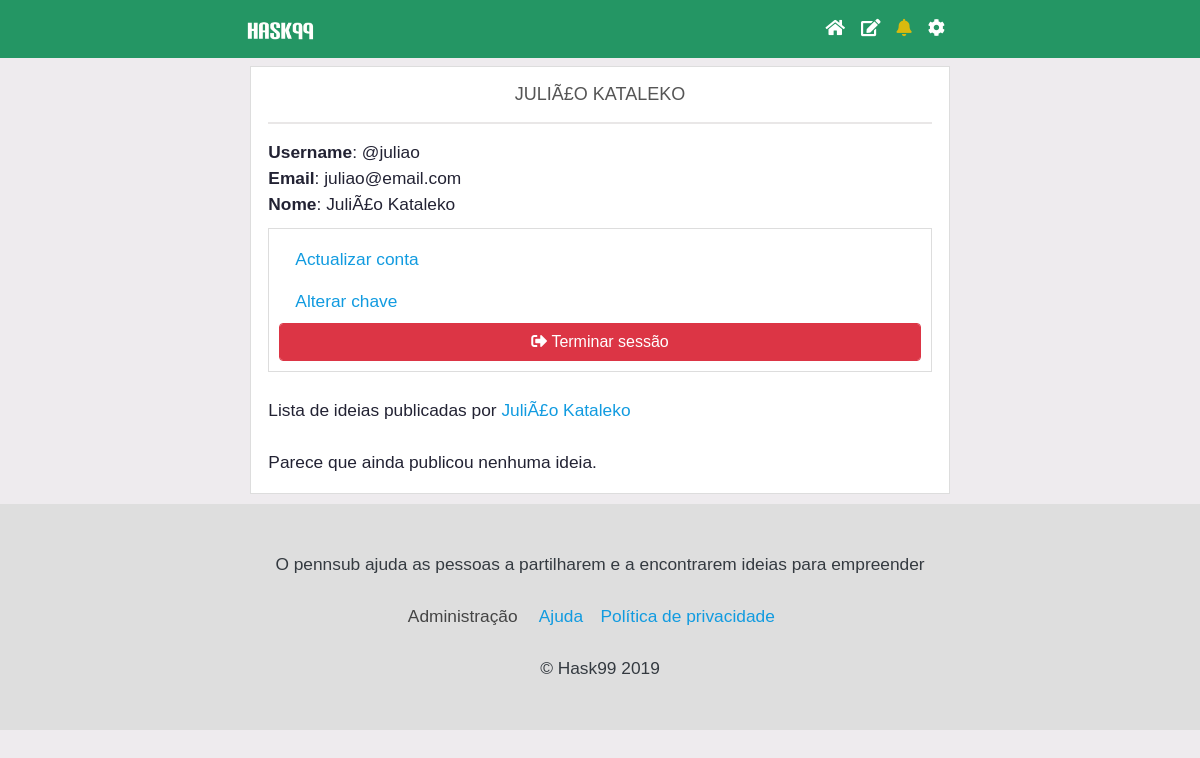
The app's page /profile?user=juliao (signed in) with its own data.
### tables this page shows
CREATE TABLE `table_users` (
  `user_id` int(11) NOT NULL,
  `username` varchar(20) NOT NULL,
  `email` varchar(70) NOT NULL,
  `name` varchar(50) NOT NULL,
  `password` varchar(64) NOT NULL,
  `salt` varchar(32) NOT NULL,
  `joined` datetime NOT NULL DEFAULT CURRENT_TIMESTAMP,
  `grupo` int(11) DEFAULT '1',
  `active` int(11) DEFAULT '0',
  `confirmation_code` varchar(4) DEFAULT NULL
);

### classes/Input.php (called while the page is built, shortened)
<?php
class Input {
	public static function get($item){
		if(isset($_POST[$item])) {
			return $_POST[$item];
		}else if(isset($_GET[$item])) {
			return $_GET[$item];
		}
		return '';
	}
}

### classes/DB.php (called while the page is built, shortened)
<?php
class DB {
	private static $_instance = null;
	private $_pdo, $_query, $_error = false,
	$_results, $_count = 0;
	private function DB(){
		try {
			$this->_pdo = new PDO('mysql:host=' . Config::get('mysql/host') .
			';dbname=' . Config::get('mysql/db'),
			Config::get('mysql/username'), Config::get('mysql/password'), [
       PDO::ATTR_EMULATE_PREPARES => false,
       PDO::ATTR_ERRMODE => PDO::ERRMODE_EXCEPTION
     ]);
		}catch(PDOException $e) {
			die($e->getMessage());
		}
	}
	public static function getInstance() {
		if(!isset(self::$_instance)) {
			self::$_instance = new DB();
		}
		return self::$_instance;
	}
	public function query($sql, $params = array()){
		$this->_error = false;
		if($this->_query = $this->_pdo->prepare($sql)){
			$x = 1;
			if(count($params)){
				foreach($params as $param){
					$this->_query->bindValue($x, $param);
					$x++;
				}
				if($this->_query->execute()){
					$this->_results = $this->_query->fetchAll(PDO::FETCH_OBJ);
					$this->_count = $this->_query->rowCount();
				}else{
					$this->_error = true;
				}
			}
		}
		return $this;
	}
	public function action($action, $table, $where = array()){
		if(count($where) === 3){
			$operators = array('=', '>', '<', '>=', '<=', 'like');
			$field		= $where[0];
			$operator	= $where[1];
			$value		= $where[2];
			if(in_array($operator, $operators)){
				$sql = "{$action} FROM {$table} WHERE {$field} {$operator} ?";
				if(!$this->query($sql, array($value))->error()){
					return $this;
				}
			}
		}
		return false;
	}
	public function get($table, $where = null) {
		return $this->action('SELECT *', $table, $where);
	}
	public function count() {
		return $this->_count;
	}
	public function results() {
		return $this->_results;
	}
	public function first() {
		return $this->results()[0];
	}
	public function error(){
		return $this->_error;
	}
}

### classes/Config.php (called while the page is built)
<?php
class Config {
	public static function get($path = null) {
		if($path) {
			$config = $GLOBALS['config'];
			$path = explode('/', $path);
			foreach($path as $bit) {
				if(isset($config[$bit])) {
					$config = $config[$bit];
				}
			}
			return $config;
		}
	}
}

### classes/User.php (called while the page is built, shortened)
<?php
class User {
	private $_db, $_data, $_sessionName,
			$_isLoggedIn,
			$_cookieName;
	public function __construct($user = null) {
		$this->_db = DB::getInstance();
		$this->_sessionName = Config::get('session/session_name');
		if(!$user) {
			if(Session::exists($this->_sessionName)) {
				$user = Session::get($this->_sessionName);
				if($this->find($user)) {
					$this->_isLoggedIn = true;
				}else{
					$this->logout();
				}
			}
		}else {
			$this->find($user);
		}
	}
	public function find($user = null) {
		if($user) {
			$field = (is_numeric($user)) ? 'user_id' : 'username';
			$data = $this->_db->get('table_users', array($field, '=', $user));
			if($data->count()) {
				$this->_data = $data->first();
				return true;
			}
		}
		return false;
	}
	public function exists() {
		return (!empty($this->_data)) ? true : false;
	}
	public function data() {
		return $this->_data;
	}
}

### functions/sanitize.php (called while the page is built)
<?php
function escape($string){
	return htmlentities($string, ENT_QUOTES, 'UTF-8');
}

### classes/Post.php (called while the page is built, shortened)
<?php
class Post {
	public $_db;
	public function __construct($post = null) {
		$this->_db = DB::getInstance();
	}
	public function postsList($table, $where) {
		if(!$this->_db->get($table, $where)) {
			throw new Exception('Algo correu mal ao listar as ideias. tente de novo!');
		}else {
			return $this->_db->results();
		}
	}
}

### profile.php (the view, shortened to what this page needs)
<?php
$user = new User();
?>
<!DOCTYPE html>
<html lang="pt-pt">
<head>
	<link href="includes/assets/vendor/bootstrap/css/bootstrap.min.css" rel="stylesheet">
	<link rel = "stylesheet" type = "text/css" href = "includes/assets/css/home.css" />
</head>
<body>
<div class="content">
<?php
if(!$username = Input::get('user')){
	Redirect::to('index');
}else{
	$userId = new User($username);
?>
<h2><?php echo ucwords(escape($userId->data()->name));?></h2>
<hr/>
<div>
<?php
echo "<b>Username</b>: @". escape($userId->data()->username);
echo "<br/><b>Email</b>: ".escape($userId->data()->email)."";
echo "<div><b>Nome</b>: ". ucwords(escape($userId->data()->name)). " </div>";
if($user->data()->user_id == $userId->data()->user_id) {
?>
<p style="padding:10px; margin-top:10px; border: 1px solid #ddd;">
<a class='nav-link' href='update'>Actualizar conta</a>
<a class='nav-link' href='changepassword'>Alterar chave</a>
<a class='btn form-control btn-danger' href='logout'><i class="fas fa-sign-out-alt"></i> Terminar sessão</a>
</p>
<?php } ?>
</div>
<br/>Lista de ideias publicadas por <?php echo "<a href=''>" . ucwords($userId->data()->name) . "</a>";?><br/><br/>
<?php
$post = new Post();
$where = array('user_id', '=', $userId->data()->user_id);
$posts = $post->postsList('table_posts', $where);
$array = json_decode(json_encode($posts), True);
if($posts) {
$pag = new Pagination();
$data = array_reverse($array);
$numbers = $pag->paginate($data, 5);
$result = $pag->fetchResult();
foreach($result as $postsingle):
	$userPost = new User($postsingle['user_id']);
	$post_id = $postsingle['post_id'];
	?>
		  <div class="row">
			<div class="col-md-12">
			  <div><a href="profile?user=<?php echo $userPost->data()->username;?>">
			  <?php echo $userPost->data()->name; ?></a></div>
			  <p>
			  <?php
			  if(null !== $postsingle['image'] && $postsingle['image'] != "" && file_exists("uploads/" . $postsingle['image'])){
				  echo "<img src='uploads/" . $postsingle['image'] . "'
				  style='display:block; max-width:400px; width:100%;'/>";
			  }
			 $string = $postsingle['idea'];
			  echo convertLink($string);
				?>
			  </p>
			  <p style="font-size:12pt; border:1px solid #ddd; padding:8px;">
			  <?php
		 $user_me = $user->data()->user_id;
		 $likeState = DB::getInstance()->query('select * from table_like where user_id = ? and post_id = ?', array($user_me, $post_id));
		 $likeTotal = DB::getInstance()->query('select * from table_like where
		 post_id = ?', array($post_id));
		 if(!$likeState->count()) {
			echo "<a href='like?id=$post_id>' class='margin-right
			color-green'><i class='far fa-thumbs-up'></i> " .$likeTotal->count(). "</a>
			";
		 }else {
			echo "<a class='margin-right'
			style='color: #f4bb02'><i class='far fa-thumbs-up'>
			</i> " .$likeTotal->count(). "</a>
			";
		 }
		 ?>
			  <a href="like?id=<?=$post_id;?>" class="margin-right color-green">
			  <?php
				$read = new Read();
				$read -> findReads($postsingle['post_id']);
				echo $read->_db->count() . " leituras, ";
				$comment = new Comment();
				$comment->findComment($postsingle['post_id']);
				echo $comment->_db->count() . " Resposta/s ";
			  ?>
			  </p><br/>
			  <a class="" href="idea?id=<?=$postsingle['post_id']; ?>"><i class="fa fa-plus"></i> Ler mais</a>
			  <?php
			  if($user->data()->user_id == $userPost->data()->user_id)
				  echo " - <a href='delete?delete_post=$post_id'><i class='fa fa-trash'></i></a>";
			  ?>
			</div>
		  </div>
	 <hr>
 <?php endforeach; ?>
 <ul class="pagination justify-content-center">
 <?php
 foreach($numbers as $num) {
	echo"<li class='page-item'><a class='page-link' href='profile?user=$username&page=$num'>" . $num . "</a><li>";
}
 ?>
</ul>
<?php } else {
	echo "Parece que ainda publicou nenhuma ideia.";
}
}
?>
</div>

### includes/assets/css/home.css (style rules this page uses)
*, *:before, *:after { box-sizing: border-box; margin:0; padding: 0; }
html { overflow-y: scroll; }
body { font-family: arial,'tw cen mt','monospace'; color:#455; background:#EeEBeE; font-size:13pt; }
a { text-decoration: none; color:#119be0; }
.navbar-nav > .nav-item > .nav-link { color: #ffffff !important; }
.content { color:#223; margin: 10px auto; margin-top:0; border-radius: 0px; width:96%; max-width:700px; margin-top: 10px; border: 1px solid #ddd; padding:1em 1em; background-color:#fff; }
h1,h2,h3,h4,h5 { text-align: center; color: #555; font-weight: 100; margin: 0 0 8px; text-transform:uppercase; font-size:18px; }
hr { color: hsl(0, 6%, 91%); border: 0.5px solid hsl(0, 6%, 91%); background: hsl(0, 6%, 91%); }
p, h3 { text-align: left !important; margin: 0px 0px 0px 0px; padding-top: 0px; }
body { padding-top: 54px; }
@media (min-width: 992px) { body { padding-top: 56px; } }

### includes/assets/css/all.css (style rules this page uses)
.fa, .fas, .far, .fal, .fab { -moz-osx-font-smoothing: grayscale; -webkit-font-smoothing: antialiased; display: inline-block; font-style: normal; font-variant: normal; text-rendering: auto; line-height: 1; }
.fa-bell:before { content: "\f0f3"; }
.fa-cog:before { content: "\f013"; }
.fa-edit:before { content: "\f044"; }
.fa-home:before { content: "\f015"; }
.fa-sign-out-alt:before { content: "\f2f5"; }
.fa, .fas { font-family: 'Font Awesome 5 Free'; font-weight: 900; }

### records on screen
table_users: name "JULIÃ£O KATALEKO", username "juliao", email "juliao@email.com", name "JuliÃ£o Kataleko"
